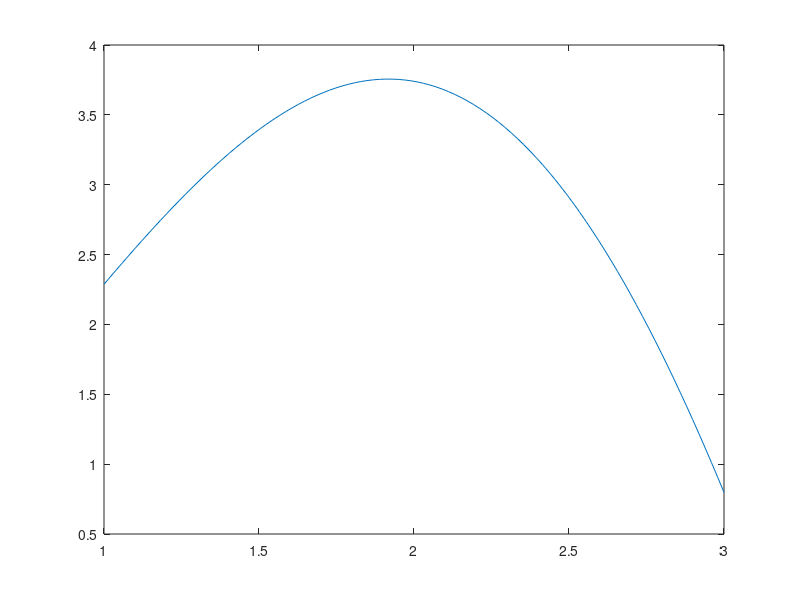
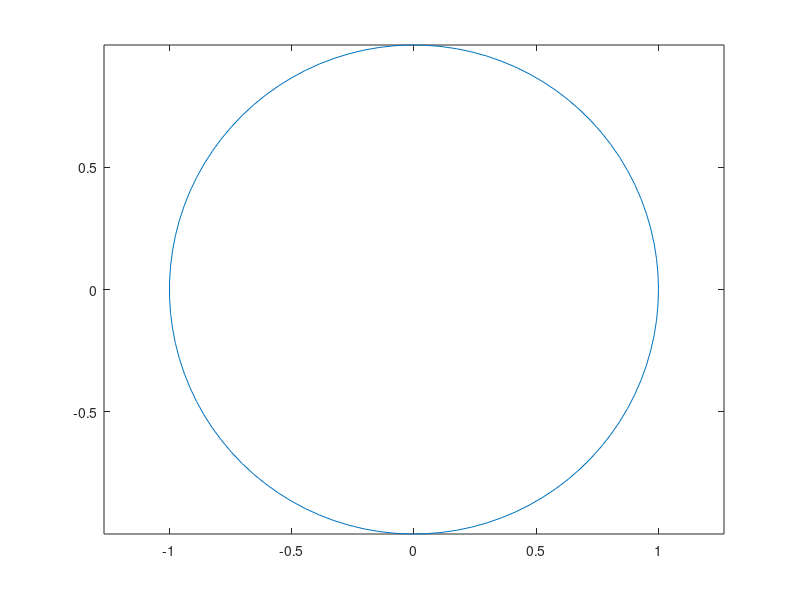
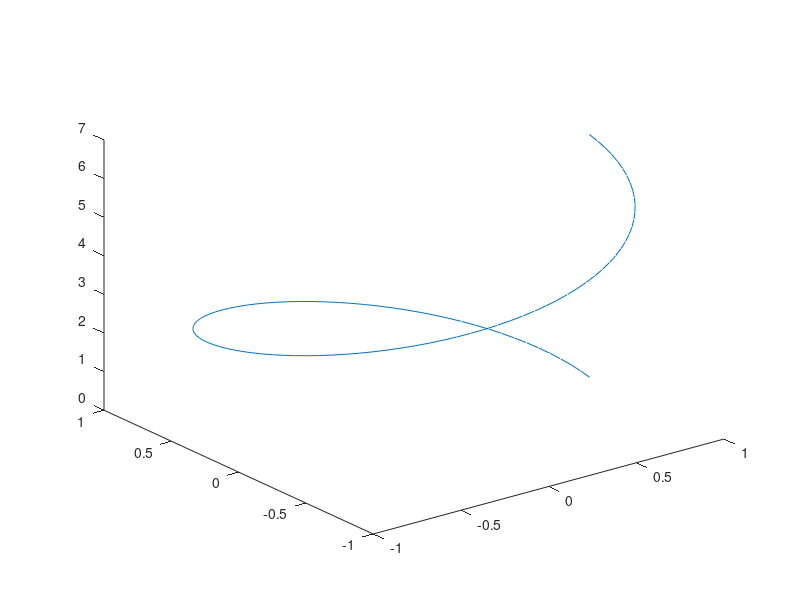
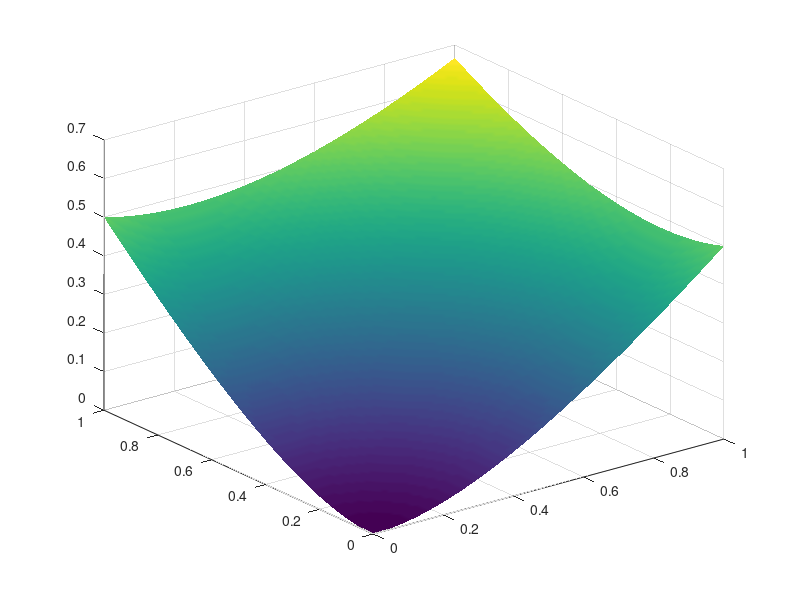

Recreate these plots in MATLAB, in order.
% UKAZI (preizkusite še na svojih primerih!):
%
% x = linspace(a,b,n) ... naredi vrstico x, ki vsebuje enakomerno
% razporejenih n vrednosti med vkljucno a in b (ce n-ja ne podamo, se privzame
% vrednost n = 100)
% PRIMER: linspace(0,1,5) = [0, 0.25, 0.5, 0.75, 1]
%
% figure ... ustvari novo okno, kamor potem lahko risemo grafe in podobno
%
% plot(x,y,...) ... narise in po vrsti poveze (2D) tocke s koordinatami
% podanimi v vektorju x (x koordinate) in y (y koordinate). Lahko dodamo
% tudi nekaj neobveznih parametrov, s katerimi spreminjamo nacin risanja -
% npr. da so tocke oznacene s krogcem, da so crte crtkane itd.
% PRIMER: plot([0,0,2,4,4],[0,5,3,5,0]) izrise crko M
%
% axis equal ... ce to dopisemo npr. za plot(...), bosta enoti na grafu v x in y smeri
% enako dolgi
%
% plot3(x,y,z,...) ... enako kot plot, le da so tocke zdaj v prostoru (3D).
% Tu so x, y in z vektorji x-, y- in z-koordinat.
% PRIMER: plot3([0,0,2,4,4],[0,5,3,5,0], [0,1,-1,1,0]) izrise popaceno
% crko M v prostoru
%
% [X,Y] = meshgrid(x,y) ... vzame dva vektorja x ter y in vrne dve matriki
% X in Y dimenzij length(y) x length(x). Matrika X vsebuje length(y)
% vrstic, ki so kopije vektorja x. Matrika Y vsebuje length(x) stolpcev, ki
% so kopije vektorja y. S tem efektivno tvorimo "kartezicni produkt
% vektorjev x in y" oz. mrezo v ravnini, pri cemer matrika X vsebuje x-koordinate in
% Y vsebuje y-koordinate tock na tej mrezi.
% PRIMER: (poskusite pognati pri sebi)
% [X,Y] = meshgrid([1;2;3],[4;5;6;7]) 
%
%
% surf(X,Y,Z) ... narise (priblizek za) ploskev skozi tocke nad mrezo v
% ravnini. V funkcijo podamo matrike X,Y in Z, ki predstavljajo x-,y- in
% z-koordinate tock na ploskvi (X in Y tipicno dobimo iz meshgrida).
% PRIMER: (poskusite pognati pri sebi)
% [X,Y] = meshgrid([1,2,3,4],[1,2,3,4])
% Z =[4,2,4,8;
%     2,1,2,4;
%     4,2,4,8;
%     8,4,8,16]
% surf(X,Y,Z)
%-------------------------------------------------------------------


%(a)
f = @(x) sin(x).*exp(sqrt(x));
x = linspace(1,3);
figure
plot(x,f(x));

%(b)
t = linspace(0, 2*pi);
figure
plot(cos(t),sin(t));
axis equal

%(c)

figure
plot3(cos(t),sin(t),t);

%(d)
k = @(x,y) (x.^2 + y.^2)./(1+x+y);
x = linspace(0,1);
y = linspace(0,1);
[X,Y] = meshgrid(x,y);
figure
surf(X,Y,k(X,Y));
shading interp %narise brez mreznih crt